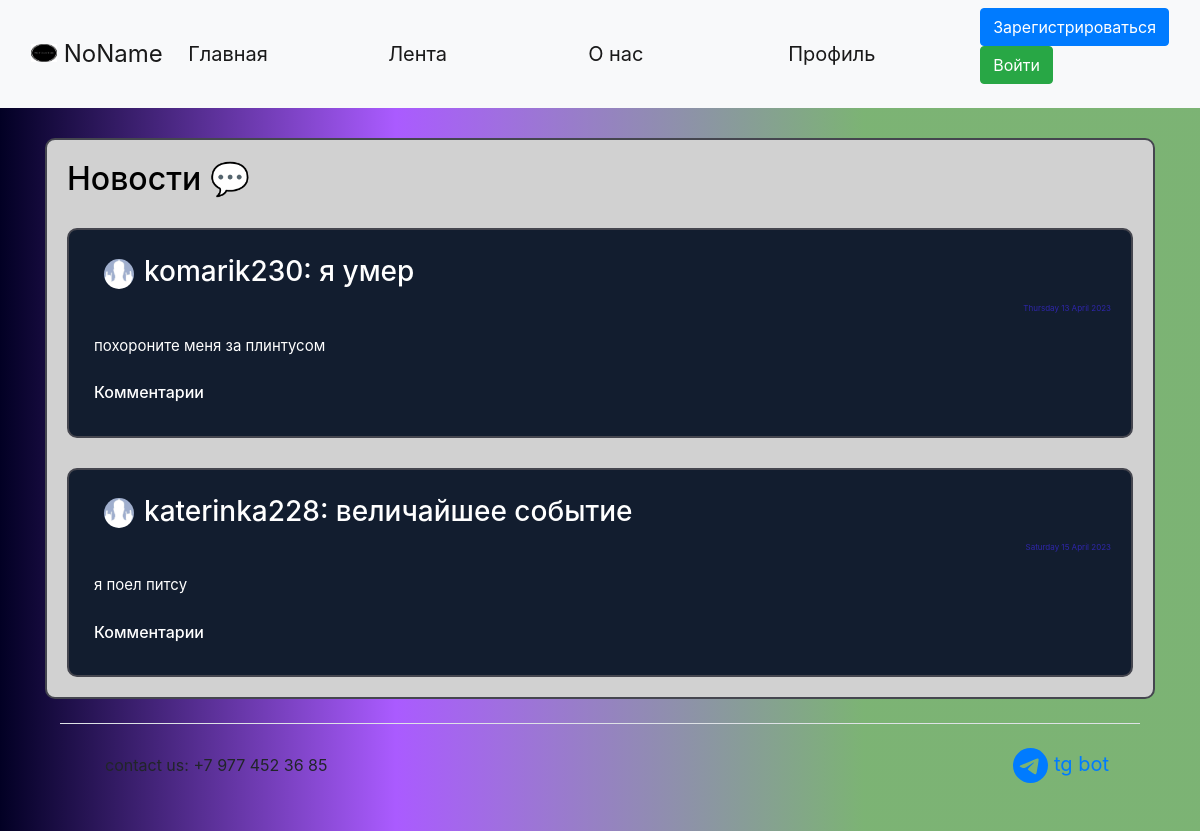
Page /news on the committed database.
### data/users.py (models this page shows, shortened)
class User(SqlAlchemyBase, UserMixin):
    __tablename__ = 'users'
    id = sqlalchemy.Column(sqlalchemy.Integer,
                           primary_key=True, autoincrement=True)
    name = sqlalchemy.Column(sqlalchemy.String)
    surname = sqlalchemy.Column(sqlalchemy.String)
    nickname = sqlalchemy.Column(sqlalchemy.String)
    age = sqlalchemy.Column(sqlalchemy.Integer)
    status = sqlalchemy.Column(sqlalchemy.String)
    about = sqlalchemy.Column(sqlalchemy.String)
    email = sqlalchemy.Column(sqlalchemy.String, unique=True)
    hashed_password = sqlalchemy.Column(sqlalchemy.String)
    modified_date = sqlalchemy.Column(sqlalchemy.DateTime, default=datetime.datetime.now)
    city_from = sqlalchemy.Column(sqlalchemy.String)
    habit = sqlalchemy.Column(sqlalchemy.String)  # id_1;id_2
    habits = orm.relation("Habits", back_populates='user')
    news = orm.relation("News", back_populates='user')
    comments = orm.relation("Comments", back_populates='user')

### data/news.py (models this page shows)
class News(SqlAlchemyBase, UserMixin):
    __tablename__ = 'news'
    id = sqlalchemy.Column(sqlalchemy.Integer,
                           primary_key=True, autoincrement=True)
    title = sqlalchemy.Column(sqlalchemy.String)
    content = sqlalchemy.Column(sqlalchemy.String)
    created_date = sqlalchemy.Column(sqlalchemy.DateTime,
                                     default=datetime.datetime.now)
    user_id = sqlalchemy.Column(sqlalchemy.Integer,
                                sqlalchemy.ForeignKey("users.id"))
    comms = sqlalchemy.Column(sqlalchemy.String)
    user = orm.relation('User')

### main.py (the view)
@app.route("/news", methods=['GET', 'POST'])
def news():
    db_sess = db_session.create_session()
    rec_news = db_sess.query(News).all()
    top_news = []
    news_index = 0
    path = 'static/img/users_photo/default.jpg'
    for news in rec_news:
        path = ''
        news_index += 1
        creator_nickname = (db_sess.query(User).filter(User.id == news.user_id).first()).nickname
        for images in os.listdir('static/img/users_photo'):
            if images.split('.')[0] == creator_nickname:
                path = 'static/img/users_photo/' + images
        if path == '':
            path = 'static/img/users_photo/default.jpg'
        comments = []
        if news.comms:
            if ';' in news.comms:
                for com_id in news.comms.split(';'):
                    comments.append(db_sess.query(Comments).filter(Comments.id == com_id).first())
            elif len(news.comms) == 1:
                com_id = news.comms
                comments = [db_sess.query(Comments).filter(Comments.id == com_id).first()]
        else:
            comments = []
        if len(comments) > 1:
            comments = sorted(comments, key=lambda x: x.created_date)
        comments_main = []
        for com in comments:
            comentor_nickname = db_sess.query(User).filter(User.id == com.user_id).first().nickname
            comments_main.append({'id': com.id,
                                  'content': com.content,
                                  'created_date': com.created_date.strftime("%A %d %B %Y"),
                                  'creator': comentor_nickname})
        comments = comments_main
        top_news.append({'id': news.id,
                         'title': news.title,
                         'content': news.content,
                         'created_date': news.created_date.strftime("%A %d %B %Y"),
                         'comms': comments,
                         'creator': creator_nickname,
                         'path': path})
    return render_template("news.html", top_news=top_news, path=path, random_id=random.randint(1, 2 ** 16),
                           title='Лента')

### data/db_session.py (called while the page is built)
def create_session() -> Session:
    global __factory
    return __factory()

### templates/news.html (shortened to what this page needs)
{% extends "base.html" %}
{% block content %}
<div class="page_border" style="color: black !important;">
    <h2>Новости &#128172;</h2>
    {% for new in top_news%}
    <div class="page_border" style="background-color: #121d2f !important;">
        <div class="menu_item">
            <h3><a><a><img
                    src={{new['path']}}?dummy={{random_id}} alt="avatar"
                    class="round_avatar"></a></a>{{new['creator']}}: {{new['title']}} </h3>
        </div>
        <div class="reposts">
            <p>{{new['created_date']}}</p>
        </div>
        <div class="menu_item">
            <p>{{new['content']}}</p>
        </div>
        <div class="menu_item">
            <h6>Комментарии
            </h6>
        </div>
    </div>
    {% endfor %}
</div>
{% endblock %}

### static/css/style.css (style rules this page uses)
body { // color: black; background: rgb(2,0,36); background: linear-gradient(90deg, rgba(2,0,36,1) 0%, rgba(123,0,255,0.644782913165266) 33%, rgba(23,121,9,0.5635504201680672) 72%); }
.page_border { background-color: #d1d1d1 !important; color: white !important; border: 2px solid #45464F; border-radius: 10px; padding: 20px !important; margin: 0 auto; margin-top: 30px; }
.menu_item { padding: 5px !important; font-size: 15px !important; }
.reposts { color: #2f26ab !important; font-size: 8px !important; text-align: right; }
.round_avatar { margin-left:10px; margin-right:10px; width: 30px !important; height: 30px !important; border-radius: 50px !important; }
.page_border { color: black; }

### rows in the picture
User: creator "komarik230"
News: title "я умер", content "похороните меня за плинтусом"
User: creator "katerinka228"
News: title "величайшее событие", content "я поел питсу"

### other values in the picture
{{ new['created_date'] }} "Thursday 13 April 2023" "Saturday 15 April 2023"
